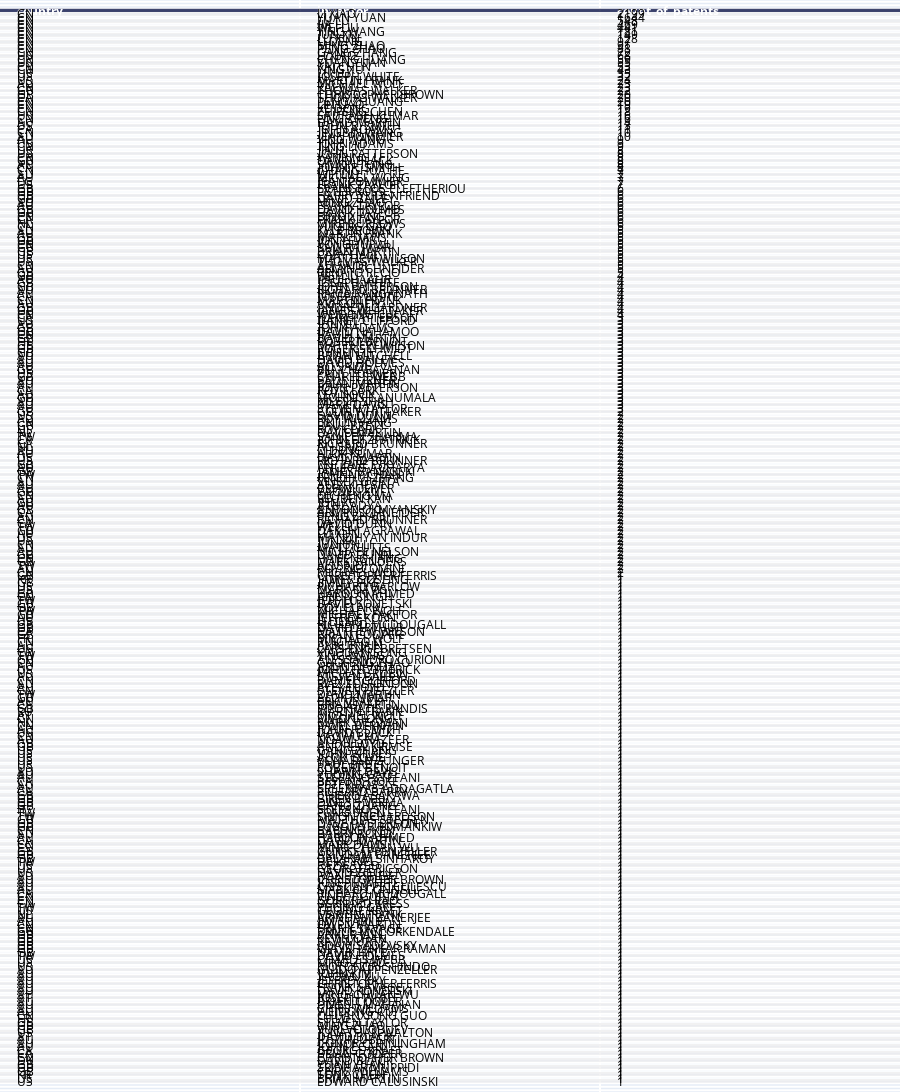

Source (notebook cell):
### Markdown cell above
*Step 5: Which names from the "list_of_names" dataset are associated with the largest number of patents?*

### Code cell
print('Most Prolific Inventors That Are Also In "list_of_names":')
inventors_in_both_datasets_table = ff.create_table(top_inventors_in_both_datasets)
py.iplot(inventors_in_both_datasets_table, filename='jupyter-table1')
